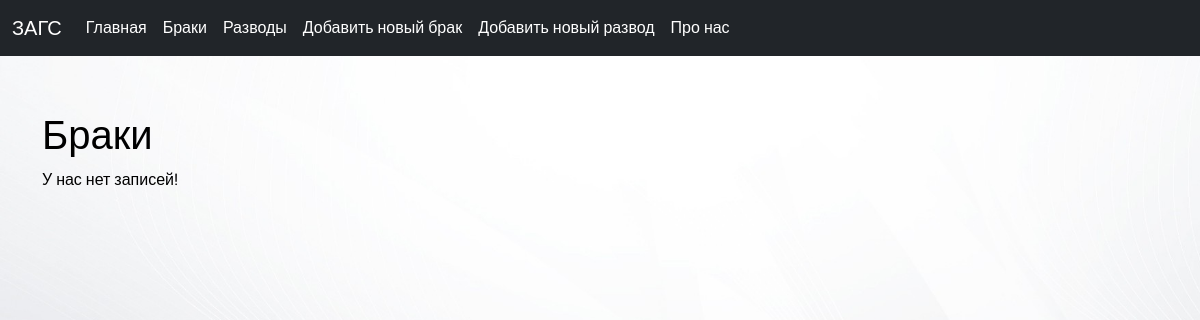
The page /marriage_list/ on the database as committed earlier.
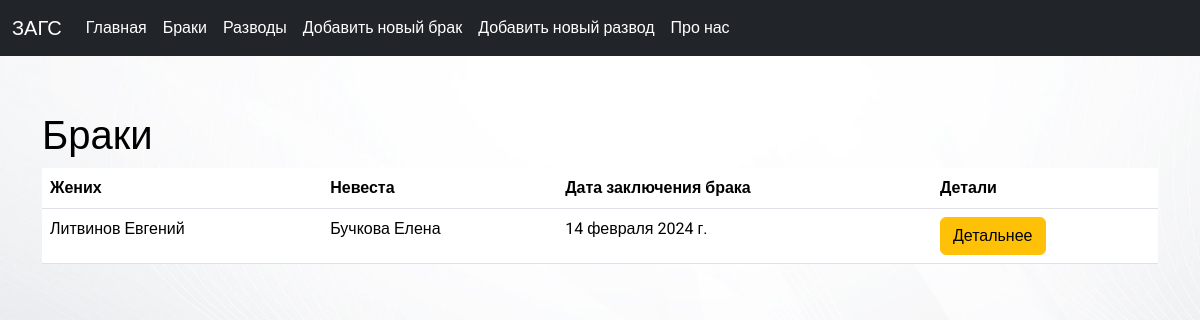
The same page on the database as committed later.
### base/models.py (models this page shows, shortened)
class Marriage(models.Model):
    groom = models.CharField(max_length=100)
    bride = models.CharField(max_length=100)
    marriage_date = models.DateField()

### base/views.py (the view)
# urls.py: path('marriage_list/', views.marriage_list, name='marriage_list'),
def marriage_list(request):
    marriages = Marriage.objects.order_by('-id')
    context = {'title': 'Браки', 'marriages': marriages}
    return render(request, 'base/marriage_list.html', context)

### base/templates/base/marriage_list.html (shortened to what this page needs)
{% extends 'base/main.html' %}
{% block content  %}
<br><br><br>
    <h1>Браки</h1>
    {% if marriages  %}
        <table class="table mt-2">
            <thead>
                <tr>
                    <th>Жених</th>
                    <th>Невеста</th>
                    <th>Дата заключения брака</th>
                    <th>Детали</th>
                </tr>
            </thead>
            <tbody>
                {% for marriage in marriages %}
                    <tr>
                        <td>{{ marriage.groom }}</td>
                        <td>{{ marriage.bride }}</td>
                        <td>{{ marriage.marriage_date }}</td>
                        <td><a href="{% url 'marriage_detail' marriage.pk %}" class="btn btn-warning">Детальнее</a></td>
                    </tr>
                {% endfor %}
            </tbody>
        </table>
    {% else %}
        <p>У нас нет записей! </p>
    {% endif %}
{% endblock  %}

Rows that differ between the two databases and show on the page:
added Marriage: groom "Литвинов Евгений", bride "Бучкова Елена", marriage_date "14 февраля 2024 г."
Other text that changed with them:
text no longer shown: "У нас нет записей!"
text now shown: "Жених Невеста Дата заключения брака Детали"
